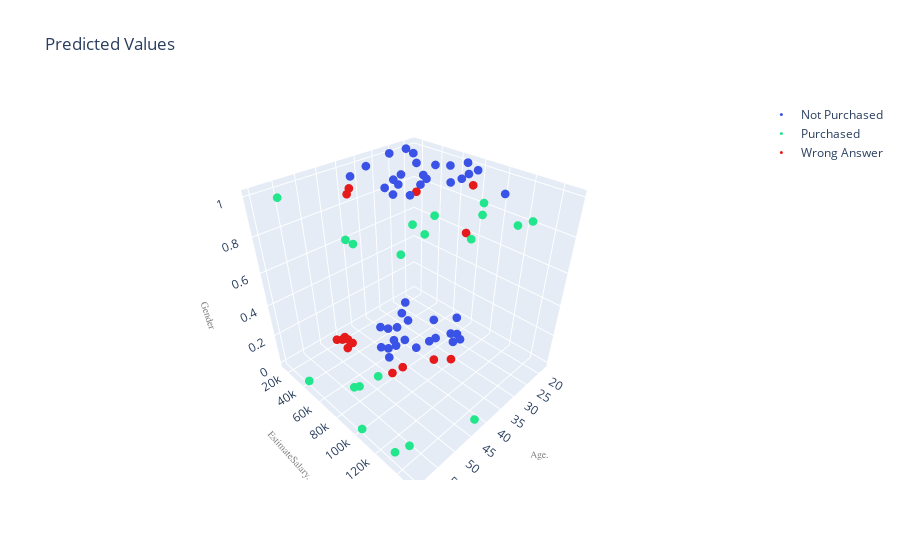

The notebook cell saved with this chart:
### Code cell
Y_combined = [0] * len(Y_predicted)
for i in range(len(X_test)):
    Y_combined[i] = Y_predicted[i] if Y_predicted[i]==Y_test[i] else -1

p_df = pd.DataFrame(data={
    'User ID': ID_test, 'Gender': X_test[:, 0], 'Age': X_test[:,1], 'EstimatedSalary': X_test[:,2],
    'Purchased': Y_combined
})

draw_3d_plot(p_df, "Predicted Values")

### Figure 1 — Plotly figure (JSON) as saved in the notebook; plotly's stock layout.template omitted (floating-point values rounded to 4 significant figures)
{"data": [{"marker": {"color": "rgb(0.229739, 0.322361, 0.9)", "size": 3}, "mode": "markers", "name": "Not Purchased", "type": "scatter3d", "x": [29, 21, 37, 29, 23, 28, 40, 24, 22, 35, 33, 19, 26, 30, 36, 25, 40, 24, 41, 38, 35, 29, 35, 42, 27, 18, 24, 26, 34, 39, 26, 22, 41, 31, 26, 41, 25, 36, 31, 37, 33, 29, 35, 24, 20], "y": [83000, 16000, 53000, 75000, 82000, 32000, 60000, 23000, 27000, 59000, 43000, 70000, 43000, 62000, 33000, 80000, 57000, 55000, 52000, 59000, 23000, 43000, 39000, 65000, 88000, 68000, 84000, 15000, 72000, 79000, 118000, 63000, 30000, 74000, 84000, 71000, 90000, 54000, 68000, 62000, 51000, 43000, 72000, 58000, 82000], "z": [1, 1, 0, 0, 1, 0, 1, 0, 1, 0, 0, 0, 1, 1, 0, 0, 0, 1, 0, 0, 1, 0, 0, 0, 0, 1, 0, 1, 1, 1, 1, 1, 1, 0, 1, 1, 0, 1, 1, 1, 1, 0, 0, 0, 1]}, {"marker": {"color": "rgb(0.127568, 0.9, 0.550556)", "size": 3}, "mode": "markers", "name": "Purchased", "type": "scatter3d", "x": [54, 36, 32, 60, 53, 44, 32, 48, 47, 48, 42, 42, 59, 58, 35, 57, 58, 56, 60, 55], "y": [70000, 126000, 117000, 42000, 72000, 139000, 150000, 74000, 107000, 119000, 149000, 108000, 130000, 95000, 147000, 26000, 101000, 133000, 102000, 125000], "z": [0, 1, 1, 0, 0, 1, 1, 0, 1, 1, 0, 1, 0, 1, 1, 1, 1, 0, 0, 1]}, {"marker": {"color": "rgb(0.9, 0.1, 0.1)", "size": 3}, "mode": "markers", "name": "Wrong Answer", "type": "scatter3d", "x": [47, 45, 37, 45, 45, 45, 32, 46, 35, 42, 47, 47, 27, 43, 45], "y": [20000, 79000, 78000, 45000, 32000, 22000, 100000, 23000, 91000, 80000, 51000, 34000, 96000, 133000, 26000], "z": [0, 0, 1, 1, 0, 0, 0, 0, 0, 0, 1, 0, 1, 1, 0]}], "layout": {"autosize": true, "scene": {"xaxis": {"title": {"font": {"color": "grey", "family": "Arial, sans-serif", "size": 10}, "text": "Age."}}, "yaxis": {"title": {"font": {"color": "grey", "family": "Arial, sans-serif", "size": 10}, "text": "EstimateSalary."}}, "zaxis": {"title": {"font": {"color": "grey", "family": "Arial, sans-serif", "size": 10}, "text": "Gender"}}}, "title": {"text": "Predicted Values"}}}
